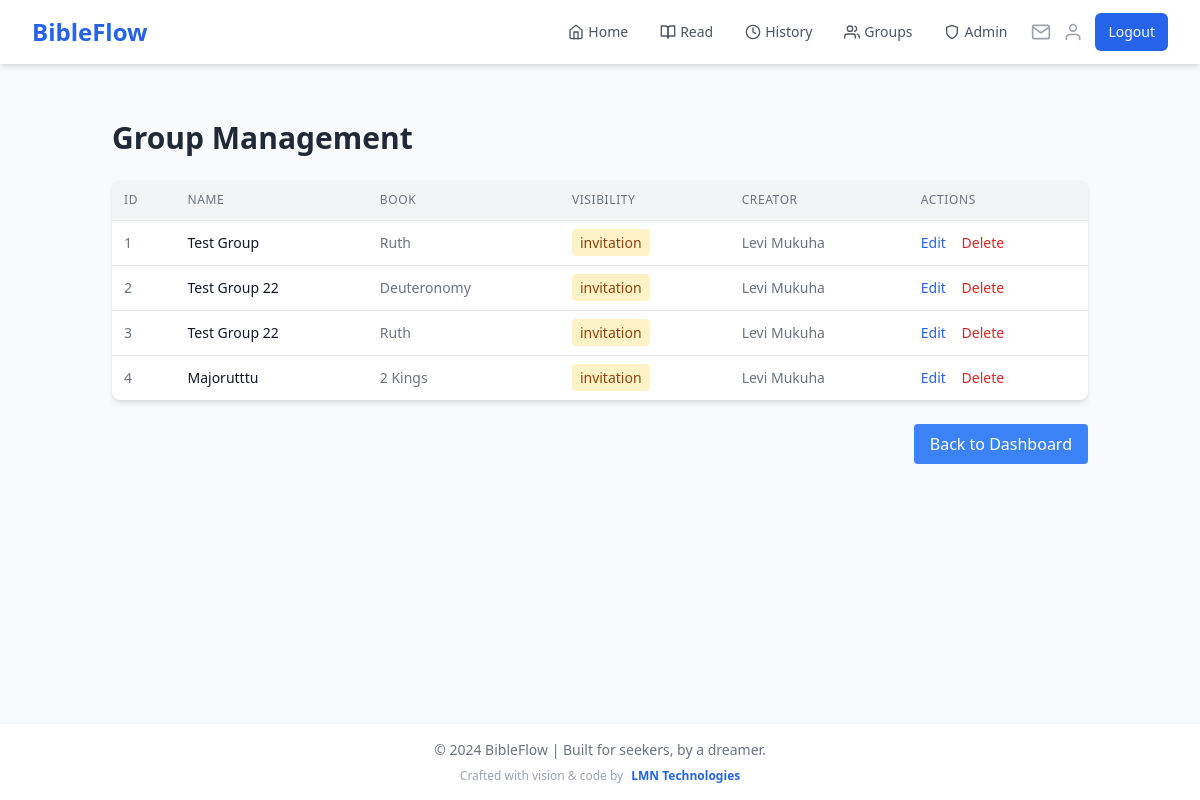
The page /admin/groups (signed in) on the database as committed earlier.
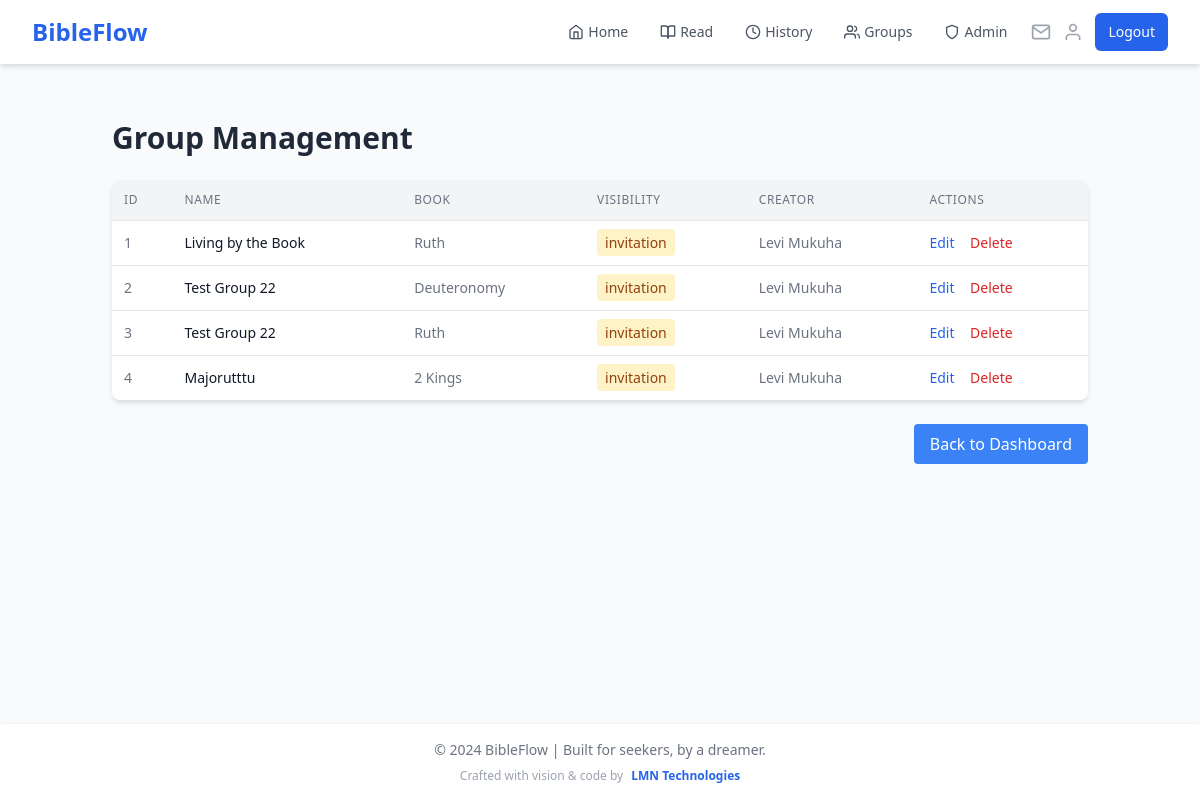
The same page on the database as committed later.
### app.py (models this page shows)
class ReadingGroup(db.Model):
    id = db.Column(db.Integer, primary_key=True)
    name = db.Column(db.String(100), nullable=False)
    description = db.Column(db.Text)
    created_at = db.Column(db.DateTime, default=datetime.utcnow)
    book = db.Column(db.String(50), nullable=False)
    current_chapter = db.Column(db.Integer, default=1)
    target_completion_date = db.Column(db.DateTime)
    creator_id = db.Column(db.Integer, db.ForeignKey('user.id'), nullable=False)
    visibility = db.Column(db.String(20), default='public')
    access_code = db.Column(db.String(20))
    members = db.relationship('GroupMember', backref='reading_group', lazy='joined')
    readings = db.relationship('GroupReading', backref='reading_group', lazy='dynamic')
    invitations = db.relationship('GroupInvitation', backref='reading_group', lazy='dynamic')

class User(UserMixin, db.Model):
    id = db.Column(db.Integer, primary_key=True)
    name = db.Column(db.String(100), nullable=False)
    email = db.Column(db.String(120), unique=True, nullable=False, index=True)
    password_hash = db.Column(db.String(200), nullable=False)
    streak = db.Column(db.Integer, default=0)
    last_read_date = db.Column(db.DateTime, index=True)
    readings = db.relationship('Reading', backref='user', lazy='dynamic')
    preferred_version = db.Column(db.String(10), default='KJV')
    created_groups = db.relationship('ReadingGroup', backref='creator', lazy='dynamic')
    group_memberships = db.relationship('GroupMember', backref='user', lazy='dynamic')

### app.py (the view)
@app.route('/admin/groups')
@login_required
@admin_required
def admin_groups():
    page = request.args.get('page', 1, type=int)
    per_page = 20
    groups = ReadingGroup.query.paginate(page=page, per_page=per_page, error_out=False)
    return render_template('admin/groups.html', groups=groups)

### app.py (called while the page is built)
@login_manager.user_loader
def load_user(user_id):
    if 'user_id' in session:
        return User.query.get(int(session['user_id']))
    return None

@app.context_processor
def inject_user_name():
    if current_user.is_authenticated:
        return dict(user_name=current_user.name)
    return dict(user_name='Guest')

@app.context_processor
def inject_invitation_count():
    if current_user.is_authenticated:
        invitation_count = GroupInvitation.query.filter(
            GroupInvitation.email == current_user.email,
            GroupInvitation.used == False,
            GroupInvitation.expires_at > datetime.utcnow()
        ).count()
        return dict(invitation_count=invitation_count)
    return dict(invitation_count=0)

def admin_required(f):
    @wraps(f)
    def decorated_function(*args, **kwargs):
        if not current_user.is_authenticated or current_user.email.lower() != 'mukuhalevi@gmail.com'.lower():
            flash('You do not have permission to access the admin panel.')
            return redirect(url_for('home'))
        return f(*args, **kwargs)
    return decorated_function

### templates/admin/groups.html (shortened to what this page needs)
{% extends "base.html" %}
{% block content %}
<div class="container mx-auto p-6">
    <h1 class="text-3xl font-bold mb-6 text-gray-800">Group Management</h1>
    <div class="bg-white shadow-md rounded-lg overflow-hidden">
        <table class="w-full">
            <thead class="bg-gray-100 border-b">
                <tr>
                    <th class="p-3 text-left text-xs font-medium text-gray-500 uppercase tracking-wider">ID</th>
                    <th class="p-3 text-left text-xs font-medium text-gray-500 uppercase tracking-wider">Name</th>
                    <th class="p-3 text-left text-xs font-medium text-gray-500 uppercase tracking-wider">Book</th>
                    <th class="p-3 text-left text-xs font-medium text-gray-500 uppercase tracking-wider">Visibility</th>
                    <th class="p-3 text-left text-xs font-medium text-gray-500 uppercase tracking-wider">Creator</th>
                    <th class="p-3 text-left text-xs font-medium text-gray-500 uppercase tracking-wider">Actions</th>
                </tr>
            </thead>
            <tbody class="divide-y divide-gray-200">
                {% for group in groups.items %}
                <tr class="hover:bg-gray-50">
                    <td class="p-3 whitespace-nowrap text-sm text-gray-500">{{ group.id }}</td>
                    <td class="p-3 whitespace-nowrap text-sm font-medium text-gray-900">{{ group.name }}</td>
                    <td class="p-3 whitespace-nowrap text-sm text-gray-500">{{ group.book }}</td>
                    <td class="p-3 whitespace-nowrap text-sm text-gray-500">
                        <span class="px-2 py-1 rounded
                            {% if group.visibility == 'public' %}bg-green-100 text-green-800
                            {% elif group.visibility == 'private' %}bg-red-100 text-red-800
                            {% else %}bg-yellow-100 text-yellow-800{% endif %}
                        ">
                            {{ group.visibility }}
                        </span>
                    </td>
                    <td class="p-3 whitespace-nowrap text-sm text-gray-500">{{ group.creator.name }}</td>
                    <td class="p-3 whitespace-nowrap text-sm font-medium">
                        <a href="{{ url_for('admin_edit_group', group_id=group.id) }}" class="text-blue-600 hover:text-blue-900 mr-3">Edit</a>
                        <form method="POST" action="{{ url_for('admin_delete_group', group_id=group.id) }}" class="inline">
                            <button type="submit" class="text-red-600 hover:text-red-900" onclick="return confirm('Are you sure?')">Delete</button>
                        </form>
                    </td>
                </tr>
                {% endfor %}
            </tbody>
        </table>
    </div>
    <div class="mt-6 flex items-center justify-between">
        <a href="{{ url_for('admin_dashboard') }}" class="px-4 py-2 bg-blue-500 text-white rounded hover:bg-blue-600">
            Back to Dashboard
        </a>
    </div>
</div>
{% endblock %}

Rows that differ between the two databases and show on the page:
changed ReadingGroup id 1: name "Test Group" → "Living by the Book"
